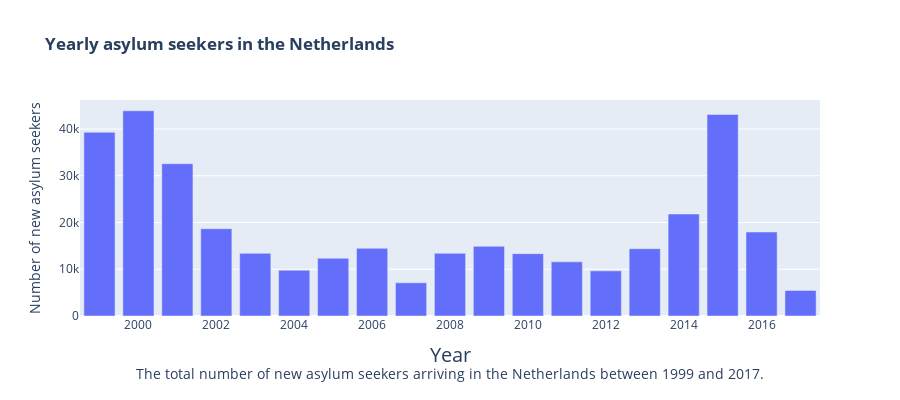

The cell this chart's notebook holds for it:
### Markdown cell above
### Yearly asylum seekers in the Netherlands

### Code cell
# Create a bar chart using Plotly Express
trace = go.Bar(
    x = pmpc_df['Year'].unique(),
    y = pmpc_df.groupby(pmpc_df.Year)['Netherlands'].sum()
)
fig = go.Figure(trace)

# Update chart layout
fig.update_layout(
    title='<b>Yearly asylum seekers in the Netherlands</b>',
    yaxis=dict(
        title='Number of new asylum seekers',
    ),
    xaxis=dict(
        title='Year<br><sup>The total number of new asylum seekers arriving in the Netherlands between 1999 and 2017.</sup>',
        titlefont_size=20,
    ),
    height=400,
)
# Display the figure
fig.show()

### Figure 1 — Plotly figure (JSON) as saved in the notebook; plotly's stock layout.template omitted (floating-point values rounded to 4 significant figures)
{"data": [{"type": "bar", "x": [1999, 2000, 2001, 2002, 2003, 2004, 2005, 2006, 2007, 2008, 2009, 2010, 2011, 2012, 2013, 2014, 2015, 2016, 2017], "y": [39300, 43892, 32579, 18667, 13402, 9782, 12347, 14465, 7102, 13399, 14905, 13333, 11590, 9664, 14399, 21811, 43099, 17965, 5467]}], "layout": {"height": 400, "title": {"text": "<b>Yearly asylum seekers in the Netherlands</b>"}, "xaxis": {"title": {"font": {"size": 20}, "text": "Year<br><sup>The total number of new asylum seekers arriving in the Netherlands between 1999 and 2017.</sup>"}}, "yaxis": {"title": {"text": "Number of new asylum seekers"}}}}
